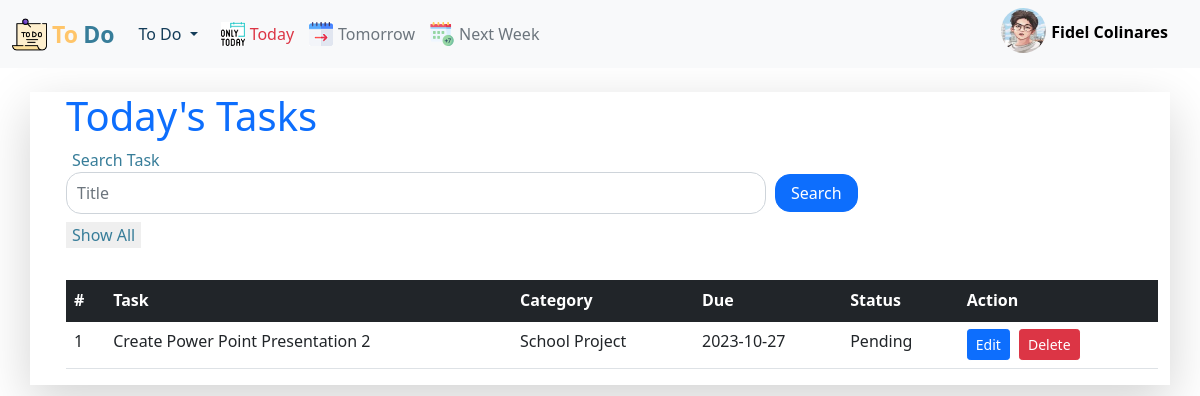
/ToDo/todayTasks.php (signed in), run on the app's committed database.
### tables this page shows
CREATE TABLE `list` (
  `id` int(11) NOT NULL,
  `user_id` int(11) NOT NULL,
  `title` varchar(300) NOT NULL,
  `category` varchar(300) NOT NULL,
  `date` date NOT NULL,
  `status` varchar(300) DEFAULT NULL
);

### ToDo/todayTasks.php (the view, shortened to what this page needs)
<?php
    $firstname = $_SESSION["firstname"];
    $lastname = $_SESSION["lastname"];
    require("manageToDo.php");
    $con->setAttribute(PDO::ATTR_DEFAULT_FETCH_MODE, PDO::FETCH_ASSOC);
    $showAll = true;
    $date = new DateTime();
    $today = $date->format("Y-m-d");
    $query = "SELECT id, title, category, date, status FROM list WHERE user_id = ? AND date = ?";
    $pst = $con->prepare($query);
    $pst->execute([$_SESSION["user_id"],$today]);
    $lists = $pst->fetchAll();
?>
<!DOCTYPE html>
<html lang="en">
<head>
    <link rel="stylesheet" href="bootstrap.min.css">
</head>
<body>
  <nav class="navbar navbar-expand-lg navbar-light sticky-top bg-light">
    <div class="container-fluid">
      <img class="" src="images/todoIcon.png" alt="" width="35px" style="margin-right: 5px;">
      <a class="navbar-brand" href="#"><span style="color: rgb(255, 197, 105); font-size: 23px; font-weight: bolder;">To</span> <span style="color: rgb(55, 125, 153);font-size: 23px; font-weight: bolder;">Do</span></a>
      <div class="collapse navbar-collapse" id="navbarSupportedContent">
        <ul class="navbar-nav me-auto mb-2 mb-lg-0">
          <li class="nav-item dropdown">
            <a class="nav-link dropdown-toggle" style="color: #143d59;" href="#" id="navbarDropdown" role="button" data-bs-toggle="dropdown" aria-expanded="false">
              To Do
            </a>
          </li>
          <li>
            <a href="todayTasks.php">
              <div class="row rowHvr">
                <div class="col d-flex col1" style="height: 30px; margin-left: 15px;">
                  <img src="images/only-today.png" alt="" width="24" height="24">
                  <p class="text-danger">Today</p>
                </div>
              </div>
            </a>
          </li>
          <li>
            <a href="tomorrowTasks.php">
              <div class="row rowHvr">
                <div class="col d-flex col1" style="height: 30px; margin-left: 15px;">
                  <img src="images/tomorrow.png" alt="" width="24" height="24">
                  <p class="text-secondary">Tomorrow</p>
                </div>
              </div>
            </a>
          </li>
          <li>
            <a href="nextWeekTasks.php">
              <div class="row rowHvr">
                <div class="col d-flex col1" style="height: 30px; margin-left: 15px;">
                  <img src="images/next-week.png" alt="" width="24" height="24">
                  <p class="text-secondary">Next Week</p>
                </div>
              </div>
            </a>
          </li>
        </ul>
        <a href="#top">
          <div class="d-flex" style="margin-right: 20px; color: black;">
            <img src="images/images.jpeg" alt="" width="45" height="45" style="border-radius: 50%;">
            <p class="" style="margin-top: 12px; margin-left: 5px; font-weight: bold;"><?php echo $firstname. " " . $lastname ?></p>
          </div>
        </a>
      </div>
    </div>
  </nav>
      <div class="container con1 mt-4 shadow-lg" id="top">
        <div class="con2 container">
          <div class="container-fluid">
            <div class="row">
              <h1 class="text-primary">Today's Tasks</h1>
                <label class="mb-0" style="margin-left: 6px; color: rgb(55, 125, 153);" for="">Search Task</label>
              <div class="col d-flex">
                <form action="<?php echo $_SERVER["PHP_SELF"]?>" method="get" class="row">
                  <div class="col">
                    <input class="form-control mb-2" type="text" name="task" value="<?php echo htmlspecialchars($_GET["task"] ?? "") ?>" style="border-radius: 15px; width: 700px; padding: 8px 10px;" placeholder="Title">
                    <input class="mb-3" type="submit" name="showAll" value="Show All" style="border: none ; color: rgb(55, 125, 153);">
                  </div>
                  <div class="col" style="margin-left: -25px; margin-top: 2px;">
                    <input type="submit" name="search" value="Search" class="searchBtn btn btn-primary">
                  </div>
                </form>
              </div>
            </div>
          </div>
          <table class="table table-striped table-hover table-responsive" style="margin-left: 12px;">
            <thead>
              <tr class="bg-dark text-white">
                <th scope="col">#</th>
                <th scope="col">Task</th>
                <th scope="col">Category</th>
                <th scope="col">Due</th>
                <th scope="col">Status</th>
                <th>Action</th>
              </tr>
            </thead>
            <tbody>
            <tr>
              <tr>
              <?php
                if($showAll){
                  $status = "";
                  $task_number = 0;
                  foreach($lists as $list){
                    $task_number += 1;
                    $time = new DateTime($list['date']);
                    $formattedDate = $time->format('Y-m-d');
                    $today = new DateTime();
                    $formattedToday = $today->format('Y-m-d');
                    if($formattedDate > $formattedToday){
                      $status = "Pending";
                    } elseif($formattedDate < $formattedToday) {
                      $status = "Overdue";
                    } else {
                      $status = "Pending";
                    }
              ?>
                      <td><?php echo $task_number ?></td>
                      <td><?php echo $list["title"] ?></td>
                      <td><?php echo $list["category"] ?></td>
                      <td><?php echo $list["date"] ?></td>
                      <td><?php echo $list["status"] ?? $status?></td>
                      <td>
                        <button type="button" class="btn btn-primary btn-sm" style="margin-right: 5px;"> <a href="edit.php?id=<?php echo $list['id']?>">Edit</a></button>
                        <button type="button" name="delete" class="btn btn-danger btn-sm text-white"  style="margin-right: 5px;"><a href="delete.php?id=<?php echo $list['id']?>">Delete</a></button>
                      </td>
                      </tr>
                <?php
                    }
                  }
                ?>
              </tbody>
            </table>
        </div>
    </div>
</body>
</html>

### ToDo/todayTasks.php (style rules this page uses)
a { text-decoration: none; }
.con1 { display: flex; }
.rowHvr p { margin-left: 5px; }
.col1 { margin-top: 8px; }
.searchBtn { margin-left: 10px; border-radius: 15px; height: fit-content; padding: 6px 15px 6px 15px; }
button a { color: white; }

### data on the page
list: title "Create Power Point Presentation 2", category "School Project", date "2023-10-27", status+date "Pending"

### other printed values
$firstname "Fidel"
$lastname "Colinares"
